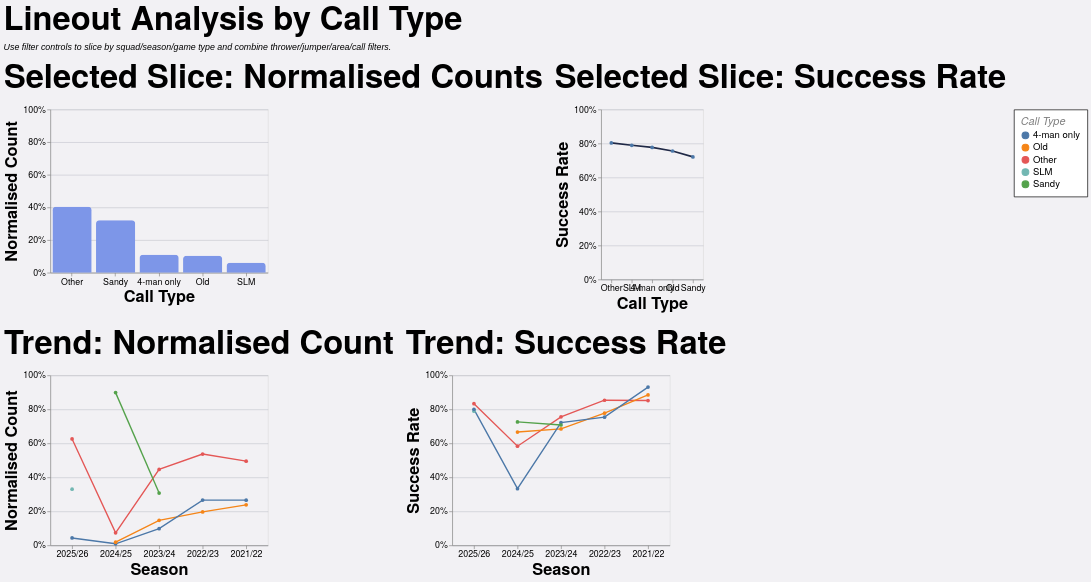

Specify this chart in Vega-Lite:
### Vega-Lite specification from a JSON file in a GitHub repository (floating-point values rounded to 4 significant figures; data arrays with more than 128 entries replaced by an {"elided": "..."} marker saying what was removed)
{"config": {"axis": {"labelFont": "PT Sans Narrow, Helvetica Neue, Helvetica, Arial, sans-serif", "titleFont": "PT Sans Narrow, Helvetica Neue, Helvetica, Arial, sans-serif", "labelFontSize": 13, "titleFontSize": 24, "gridColor": "#202947", "gridOpacity": 0.2, "zindex": 1}, "text": {"font": "Lato, sans-serif"}, "bar": {"cornerRadiusEnd": 5}, "header": {"labelFont": "PT Sans Narrow, Helvetica Neue, Helvetica, Arial, sans-serif", "titleFont": "PT Sans Narrow, Helvetica Neue, Helvetica, Arial, sans-serif", "labelFontSize": 24, "titleFontSize": 28, "labelFontWeight": "bold", "orient": "left"}, "legend": {"labelFont": "PT Sans Narrow, Helvetica Neue, Helvetica, Arial, sans-serif", "titleFont": "PT Sans Narrow, Helvetica Neue, Helvetica, Arial, sans-serif", "labelFontSize": 14, "titleFontSize": 16, "titlePadding": 5, "fillColor": "white", "strokeColor": "black", "padding": 10, "titleFontWeight": "lighter", "titleFontStyle": "italic", "titleColor": "gray", "offset": 10}, "title": {"font": "PT Sans Narrow, Helvetica Neue, Helvetica, Arial, sans-serif", "fontSize": 48, "fontWeight": "bold", "anchor": "start", "align": "center", "titlePadding": 20, "subtitlePadding": 10, "subtitleFontSize": 13, "subtitleColor": "", "subtitleFontStyle": "italic", "offset": 15, "color": "black"}, "axisX": {"labelAngle": 0}, "facet": {"title": null, "header": null, "align": {"row": "each", "column": "each"}}, "resolve": {"scale": {"y": "independent", "facet": "independent"}}, "background": "#f2f1f4", "scale": {"offsetBandPaddingOuter": 0.2, "offsetBandPaddingInner": 0.1}}, "vconcat": [{"hconcat": [{"mark": {"type": "bar", "color": "#7d96e8"}, "encoding": {"tooltip": [{"field": "call_type", "title": "Call Type", "type": "nominal"}, {"field": "attempts", "format": ",.0f", "title": "Lineouts", "type": "quantitative"}, {"field": "share", "format": ".1%", "title": "Normalised Count", "type": "quantitative"}], "x": {"field": "call_type", "sort": "-y", "title": "Call Type", "type": "nominal"}, "y": {"axis": {"format": "%"}, "field": "share", "scale": {"domain": [0, 1]}, "title": "Normalised Count", "type": "quantitative"}}, "height": 240, "title": "Selected Slice: Normalised Counts", "transform": [{"filter": "(loSquad == 'All' || datum.squad == loSquad) && (loGameType == 'All' || (loGameType == 'League + Cup' && (datum.game_type == 'League' || datum.game_type == 'Cup')) || (loGameType == 'League only' && datum.game_type == 'League') || datum.game_type == loGameType) && (loOpposition == 'All' || datum.opposition == loOpposition) && (loThrower == 'All' || datum.thrower == loThrower) && (loJumper == 'All' || datum.jumper == loJumper) && (loArea == 'All' || datum.area == loArea) && (loNumbers == 'All' || datum.numbers == loNumbers) && (loCall == 'All' || datum.call == loCall) && (loCallType == 'All' || datum.call_type == loCallType)"}, {"filter": "(loSeason == 'All' || datum.season == loSeason)"}, {"aggregate": [{"op": "count", "as": "attempts"}, {"op": "sum", "field": "won", "as": "won"}], "groupby": ["call_type"]}, {"joinaggregate": [{"op": "sum", "field": "attempts", "as": "total_attempts"}]}, {"calculate": "datum.attempts / datum.total_attempts", "as": "share"}, {"calculate": "datum.won / datum.attempts", "as": "success_rate"}], "width": 320}, {"mark": {"type": "line", "color": "#202946", "point": true, "strokeWidth": 2.5}, "encoding": {"tooltip": [{"field": "call_type", "title": "Call Type", "type": "nominal"}, {"field": "won", "format": ",.0f", "title": "Won", "type": "quantitative"}, {"field": "attempts", "format": ",.0f", "title": "Lineouts", "type": "quantitative"}, {"field": "success_rate", "format": ".1%", "title": "Success Rate", "type": "quantitative"}], "x": {"field": "call_type", "sort": "-y", "title": "Call Type", "type": "nominal"}, "y": {"axis": {"format": "%"}, "field": "success_rate", "scale": {"domain": [0, 1]}, "title": "Success Rate", "type": "quantitative"}}, "height": 250, "title": "Selected Slice: Success Rate", "transform": [{"filter": "(loSquad == 'All' || datum.squad == loSquad) && (loGameType == 'All' || (loGameType == 'League + Cup' && (datum.game_type == 'League' || datum.game_type == 'Cup')) || (loGameType == 'League only' && datum.game_type == 'League') || datum.game_type == loGameType) && (loOpposition == 'All' || datum.opposition == loOpposition) && (loThrower == 'All' || datum.thrower == loThrower) && (loJumper == 'All' || datum.jumper == loJumper) && (loArea == 'All' || datum.area == loArea) && (loNumbers == 'All' || datum.numbers == loNumbers) && (loCall == 'All' || datum.call == loCall) && (loCallType == 'All' || datum.call_type == loCallType)"}, {"filter": "(loSeason == 'All' || datum.season == loSeason)"}, {"aggregate": [{"op": "count", "as": "attempts"}, {"op": "sum", "field": "won", "as": "won"}], "groupby": ["call_type"]}, {"joinaggregate": [{"op": "sum", "field": "attempts", "as": "total_attempts"}]}, {"calculate": "datum.attempts / datum.total_attempts", "as": "share"}, {"calculate": "datum.won / datum.attempts", "as": "success_rate"}], "width": {"step": 30}}], "spacing": 16}, {"hconcat": [{"mark": {"type": "line", "point": true, "strokeWidth": 2}, "encoding": {"color": {"field": "call_type", "title": "Call Type", "type": "nominal"}, "tooltip": [{"field": "season", "title": "Season", "type": "nominal"}, {"field": "call_type", "title": "Call Type", "type": "nominal"}, {"field": "attempts", "format": ",.0f", "title": "Lineouts", "type": "quantitative"}, {"field": "norm_count", "format": ".1%", "title": "Normalised Count", "type": "quantitative"}], "x": {"field": "season", "sort": "-x", "title": "Season", "type": "nominal"}, "y": {"axis": {"format": "%"}, "field": "norm_count", "scale": {"domain": [0, 1]}, "title": "Normalised Count", "type": "quantitative"}}, "height": 250, "title": "Trend: Normalised Count", "transform": [{"filter": "(loSquad == 'All' || datum.squad == loSquad) && (loGameType == 'All' || (loGameType == 'League + Cup' && (datum.game_type == 'League' || datum.game_type == 'Cup')) || (loGameType == 'League only' && datum.game_type == 'League') || datum.game_type == loGameType) && (loOpposition == 'All' || datum.opposition == loOpposition) && (loThrower == 'All' || datum.thrower == loThrower) && (loJumper == 'All' || datum.jumper == loJumper) && (loArea == 'All' || datum.area == loArea) && (loNumbers == 'All' || datum.numbers == loNumbers) && (loCall == 'All' || datum.call == loCall) && (loCallType == 'All' || datum.call_type == loCallType)"}, {"aggregate": [{"op": "count", "as": "attempts"}, {"op": "sum", "field": "won", "as": "won"}], "groupby": ["season", "call_type"]}, {"joinaggregate": [{"op": "sum", "field": "attempts", "as": "season_attempts"}], "groupby": ["season"]}, {"calculate": "datum.attempts / datum.season_attempts", "as": "norm_count"}, {"calculate": "datum.won / datum.attempts", "as": "success_rate"}], "width": 320}, {"mark": {"type": "line", "point": true, "strokeWidth": 2}, "encoding": {"color": {"field": "call_type", "title": "Call Type", "type": "nominal"}, "tooltip": [{"field": "season", "title": "Season", "type": "nominal"}, {"field": "call_type", "title": "Call Type", "type": "nominal"}, {"field": "won", "format": ",.0f", "title": "Won", "type": "quantitative"}, {"field": "attempts", "format": ",.0f", "title": "Lineouts", "type": "quantitative"}, {"field": "success_rate", "format": ".1%", "title": "Success Rate", "type": "quantitative"}], "x": {"field": "season", "sort": "-x", "title": "Season", "type": "nominal"}, "y": {"axis": {"format": "%"}, "field": "success_rate", "scale": {"domain": [0, 1]}, "title": "Success Rate", "type": "quantitative"}}, "height": 250, "title": "Trend: Success Rate", "transform": [{"filter": "(loSquad == 'All' || datum.squad == loSquad) && (loGameType == 'All' || (loGameType == 'League + Cup' && (datum.game_type == 'League' || datum.game_type == 'Cup')) || (loGameType == 'League only' && datum.game_type == 'League') || datum.game_type == loGameType) && (loOpposition == 'All' || datum.opposition == loOpposition) && (loThrower == 'All' || datum.thrower == loThrower) && (loJumper == 'All' || datum.jumper == loJumper) && (loArea == 'All' || datum.area == loArea) && (loNumbers == 'All' || datum.numbers == loNumbers) && (loCall == 'All' || datum.call == loCall) && (loCallType == 'All' || datum.call_type == loCallType)"}, {"aggregate": [{"op": "count", "as": "attempts"}, {"op": "sum", "field": "won", "as": "won"}], "groupby": ["season", "call_type"]}, {"joinaggregate": [{"op": "sum", "field": "attempts", "as": "season_attempts"}], "groupby": ["season"]}, {"calculate": "datum.attempts / datum.season_attempts", "as": "norm_count"}, {"calculate": "datum.won / datum.attempts", "as": "success_rate"}], "width": 320}], "spacing": 16}], "data": {"name": "data-05b411978622ee4960cb3f2e6471596b"}, "params": [{"name": "loSquad", "value": "All"}, {"name": "loSeason", "value": "All"}, {"name": "loGameType", "value": "All"}, {"name": "loOpposition", "value": "All"}, {"name": "loThrower", "value": "All"}, {"name": "loJumper", "value": "All"}, {"name": "loArea", "value": "All"}, {"name": "loNumbers", "value": "All"}, {"name": "loCall", "value": "All"}, {"name": "loCallType", "value": "All"}], "spacing": 22, "title": {"text": "Lineout Analysis by Call Type", "subtitle": "Use filter controls to slice by squad/season/game type and combine thrower/jumper/area/call filters."}, "$schema": "https://vega.github.io/schema/vega-lite/v5.20.1.json", "datasets": {"data-05b411978622ee4960cb3f2e6471596b": {"elided": "1260 records"}}}
